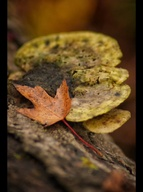
#> input picture 9-parallel-processing/input/0.jpg, 143 x 192 px, shrunk from 570 x 768 before the run; its folder holds 4 pictures in this run
$ python image_sequential.py
#> lines starting #> are read from the running program, lines starting #| are printed output that depends on the picture
import numpy as np
import matplotlib.image as mpimg

def rgb2gray(rgb_img):
    return np.dot(rgb_img[...,:3], [0.2989, 0.5870, 0.1140])

if __name__ == "__main__":
    for i in range(6):
        img = mpimg.imread(f"input/{i}.jpg")
#> img is the input picture: shape (192, 143, 3); mean R, G, B 93.5, 68.1, 35.9
        gray = rgb2gray(img)
#> in rgb2gray, `return np.dot(rgb_img[...,:3], [0.2989, 0.5870, 0.1140])`:
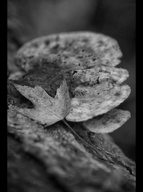
#> returned value: shape (192, 143) float64; min 0, max 207, mean 72
        mpimg.imsave(f"output/{i}.jpg", gray, cmap="gray")
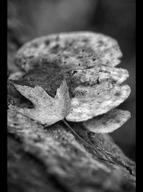
#> saved as 0.jpg: shape (192, 143, 3); min 0, max 255, mean 88.5
#> pass 2 of the loop `for i in range(6):`:
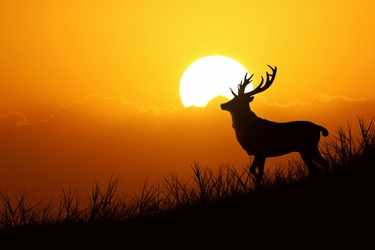
#> input picture 9-parallel-processing/input/1.jpg, 375 x 250 px, shrunk from 1500 x 1000 before the run
#> img is the input picture: shape (250, 375, 3); mean R, G, B 155.2, 98.5, 18.7
#> in rgb2gray (call 2), `return np.dot(rgb_img[...,:3], [0.2989, 0.5870, 0.1140])`:
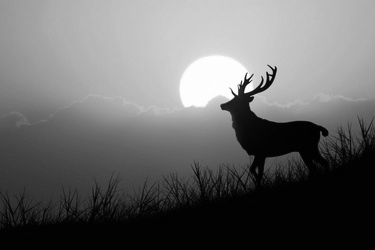
#> returned value: shape (250, 375) float64; min 0.228, max 255, mean 106.3
#> pass 3 of the loop `for i in range(6):`:
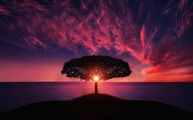
#> input picture 9-parallel-processing/input/2.jpg, 193 x 120 px, shrunk from 771 x 480 before the run
#> img is the input picture: shape (120, 193, 3); mean R, G, B 73.6, 30.4, 51.2
#> in rgb2gray (call 3), `return np.dot(rgb_img[...,:3], [0.2989, 0.5870, 0.1140])`:
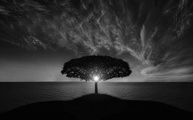
#> returned value: shape (120, 193) float64; min 0.869, max 251.1, mean 45.7
#> (the run stopped early here; a loop or call above may not have finished)
